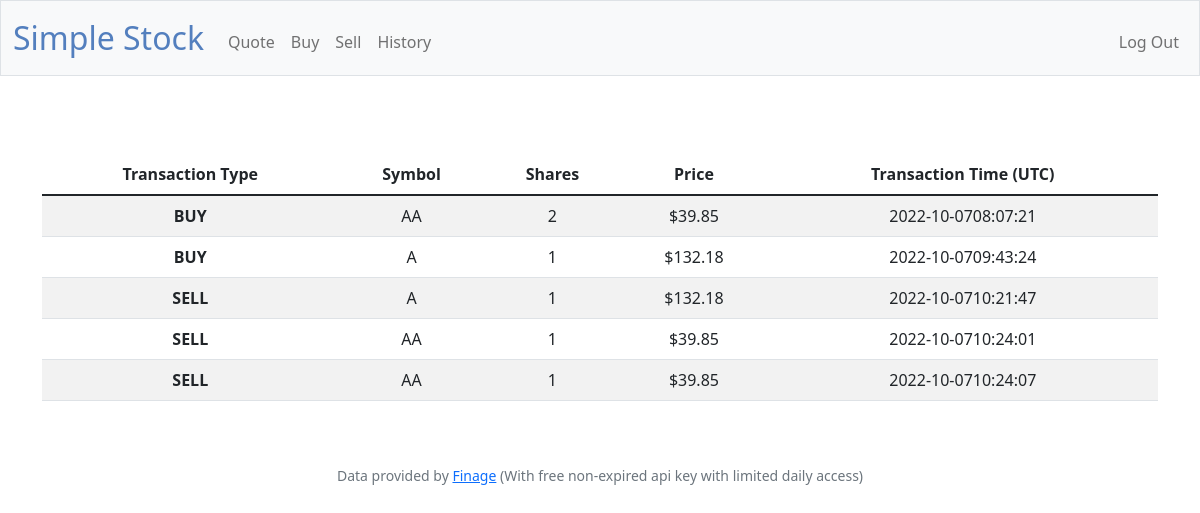
Screenshot of /history (signed in) with the database file from the repository.
### tables this page shows
CREATE TABLE orders (id INTEGER, user_id NUMERIC NOT NULL, symbol TEXT NOT NULL,             shares NUMERIC NOT NULL, price NUMERIC NOT NULL, timestamp TEXT, PRIMARY KEY(id),             FOREIGN KEY(user_id) REFERENCES users(id));

### app.py (the view)
@app.route("/history")
@login_required
def history():
    rows = db.execute("SELECT symbol, shares, price, timestamp FROM orders WHERE user_id = ?", session["user_id"])
    return render_template("history.html",rows=rows)

### app.py (called while the page is built)
@app.after_request
def after_request(response):
    response.headers["Cache-Control"] = "no-cache, no-store, must-revalidate"
    response.headers["Expires"] = 0
    response.headers["Pragma"] = "no-cache"
    return response

### helpers.py (called while the page is built)
def login_required(f):
    @wraps(f)
    def decorated_function(*args, **kwargs):
        if session.get("user_id") is None:
            return redirect("/login")
        return f(*args, **kwargs)
    return decorated_function

### templates/history.html (shortened to what this page needs)
{% extends "layout.html" %}
{% block main %}
      <table style='margin-top: 30px' class="table table-striped">
      <thead>
        <tr>
          <th scope="col"> Transaction Type </th>
          <th scope="col"> Symbol </th>
          <th scope="col"> Shares </th>
          <th scope="col"> Price </th>
          <th scope="col"> Transaction Time (UTC) </th>
        </tr>
      </thead>
      <tbody>
        {% for row in rows %}
        <tr>
          <th scope="row">
              {{ "BUY" if row["shares"] > 0 else "SELL" }}
          </th>
          <td>  {{ row["symbol"] }}  </td>
          <td>  {{ row["shares"]|abs }}  </td>
          <td> ${{ row["price"] }}  </td>
          <td>  {{ row["timestamp"] }}  </td>
        </tr>
        {% endfor %}
      </body>
{% endblock %}

### rows the page displays
orders: shares "BUY", symbol "AA", shares|abs "2", price "39.85", timestamp "2022-10-0708:07:21"
orders: shares "BUY", symbol "A", shares|abs "1", price "132.18", timestamp "2022-10-0709:43:24"
orders: shares "SELL", symbol "A", shares|abs "1", price "132.18", timestamp "2022-10-0710:21:47"
orders: shares "SELL", symbol "AA", shares|abs "1", price "39.85", timestamp "2022-10-0710:24:01"
orders: shares "SELL", symbol "AA", shares|abs "1", price "39.85", timestamp "2022-10-0710:24:07"
